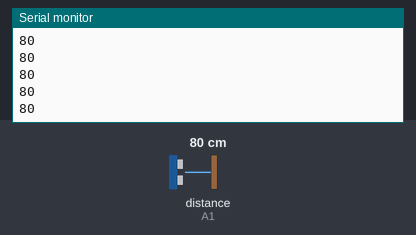
This sketch was run on a simulated Arduino Uno, built with avr-gcc and run on an emulated ATmega328P. Shown: the last lines printed to the serial monitor. Wiring (inferred from the names in the program): ultrasonic range finder: trigger A0; echo A1. The inputs (shaded band) are chosen by the test bench; at power-on: distance to the obstacle (sensor on A1) 80 cm. The echo pulse lasts 58.3 µs per cm.

Above: at 1.3 s.
1.4 s: distance to the obstacle (sensor on A1) set to 2 cm
At 1.45 s:
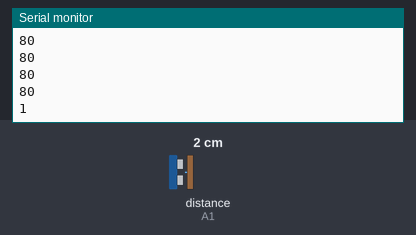
2.9 s: distance to the obstacle (sensor on A1) set to 4 cm
At 2.96 s:
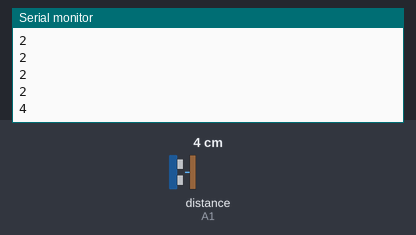
Timing chart, 0 to 5.9 s (numbered marks = the images above; inputs shaded):
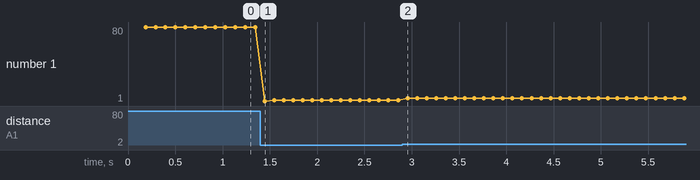

Measured:
- after the input at 1.4 s, the serial monitor: prints a new line at once (image 1)
- after the input at 2.9 s, the serial monitor: prints a new line after 0.06 s (image 2)
- plotted number 1: 80 → 2 after the input at 1.4 s, 2 → 4 after the input at 2.9 s

The sketch:

test_F.ino
```cpp
// 2018_07_06
//
// * trigger: from Arduino analog pin
// * reading: PW from Arduino analog pin

#define RX A0
#define PW A1

unsigned long distance = 0;

// SETUP /////////////////////////////////////////
void setup()
{
  // setup serial comm
  Serial.begin(9600);

  while(!Serial){};
  Serial.println("Ready!");

  pinMode(RX, OUTPUT);
  pinMode(PW, INPUT);

  // Wait 175ms at least for the ultrasonic
  // to be ready for ranging
  delay(180);
}


// LOOP //////////////////////////////////////////
void loop()
{
  //trigger (stay HIGH for at least 20us)
  digitalWrite(RX, HIGH);
  delayMicroseconds(22);
  digitalWrite(RX, LOW);

  distance = pulseIn(PW, HIGH, 65000);
  distance = distance / 58; // 58uS per cm
  Serial.println( distance );

  // make a reading every 99ms
  delay(100);
}
```
